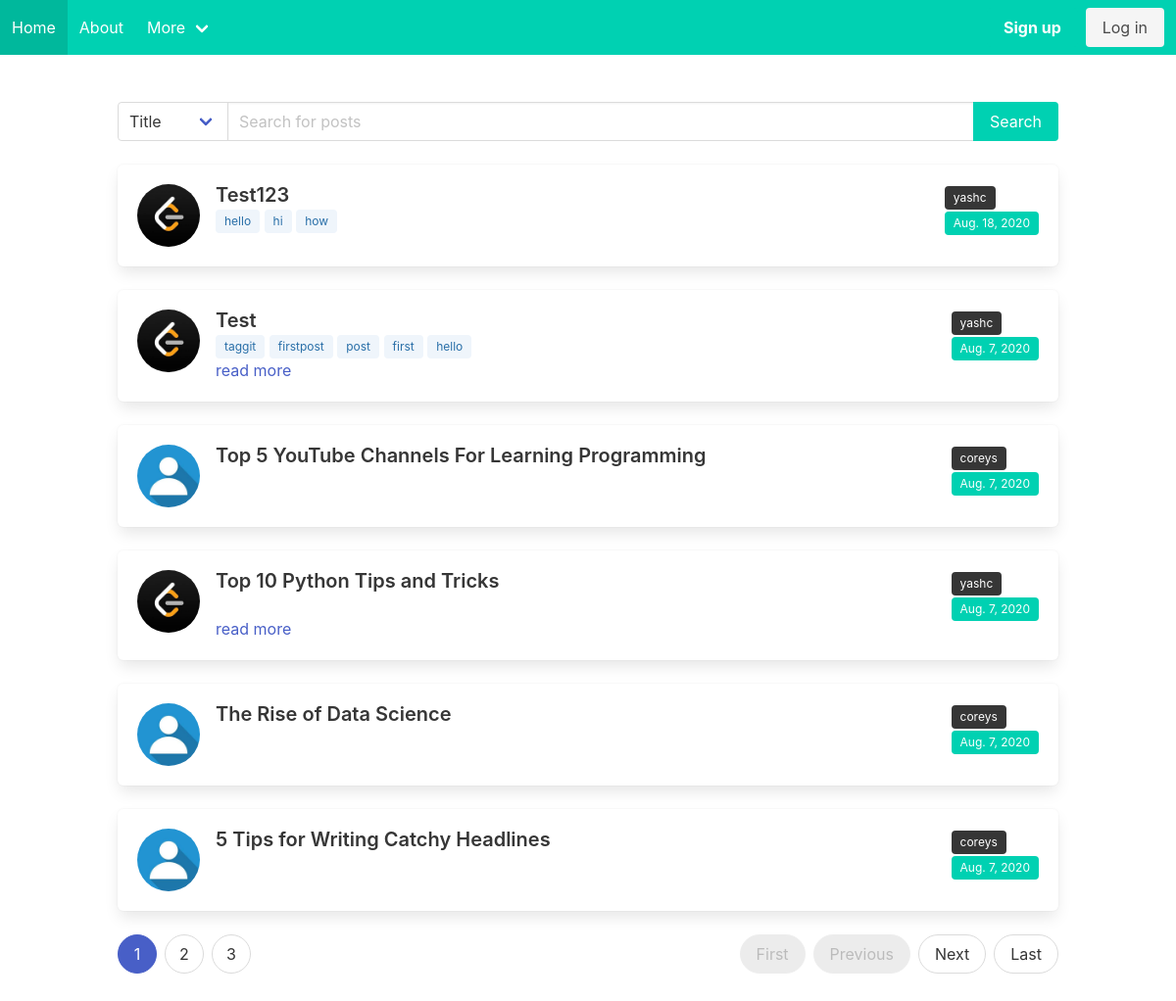
The page / on the database its author committed.
### blog/models.py (models this page shows, shortened)
class Post(models.Model):
    title = models.CharField(max_length=100)
    contentHelpText = markdown_allowed() + " <a id='ref'>Quick reference</a>"
    content = models.TextField(help_text=contentHelpText)
    date_posted = models.DateTimeField(auto_now_add=True)
    author = models.ForeignKey(User, on_delete=models.CASCADE)
    view_count = models.PositiveIntegerField(default=0)
    tags = TaggableManager()
    TAGGIT_CASE_INSENSITIVE = True
    def getContent(self):
        return markdown(self.content)

### users/models.py (models this page shows, shortened)
class Profile(models.Model):
    user = models.OneToOneField(User, on_delete=models.CASCADE)
    image = models.ImageField(default='default.jpg', upload_to='profile_pics')

### blog/views.py (the view)
# urls.py: path('', PostListView.as_view(), name='blog-home'),
class PostListView(ListView):
    model = Post
    template_name = 'blog/home.html'
    context_object_name = 'posts'
    ordering = ['-date_posted']
    paginate_by = 6
    def get_queryset(self):
        result = super().get_queryset()
        option = self.request.GET.get('options')
        query = self.request.GET.get('search')
        if query: result = getResult(option, query)
        return result.order_by('-date_posted')
    def get_context_data(self, **kwargs):
        context = super().get_context_data(**kwargs)
        option = self.request.GET.get('options')
        query = self.request.GET.get('search')
        if not query:
            query = ''
        context['option'] = option
        context['query'] = query
        return context

### blog/templates/blog/home.html (shortened to what this page needs)
{% extends "blog/base.html" %}
{% load static %}
{% load humanize %}
{% block content %}
<form method="GET" action="">
  <div class="field has-addons has-addons-centered">
    <p class="control">
      <span class="select">
        <select name="options">
          <option value="title">Title</option>
        </select>
      </span>
    </p>
    <p class="control is-expanded">
      <input class="input" type="search" placeholder="Search for posts" value="{{query}}" name="search">
    </p>
    <p class="control" type="submit">
      <button class="button is-primary">
        Search
      </button>
    </p>
  </div>
</form>
<br>
{% for post in posts %}
<div class="box">
  <article class="media">
    <figure class="media-left">
      <a href="{% url 'user-posts' post.author.username %}" class="image is-64x64">
        <img class="is-rounded" src="{{ post.author.profile.image.url }}">
      </a>
    </figure>
    <div class="media-content">
      <div class="content">
        <a href="{% url 'post-detail' post.id %}">
          <strong class="title is-5">{{post.title}}</strong>
        </a>
        <br>
        {% for tag in post.tags.all %}
        <a href="?options=tag&search={{tag}}" class="tag is-info is-light">{{tag}}</a>
        {% endfor %}
        <br>
        {% if post.content|wordcount > 50 %}
        <a href="{% url 'post-detail' post.id %}">read more</a>
        {% endif %}
      </div>
    </div>
    <div class="media-right">
      <a class="tag is-dark" href="{% url 'user-posts' post.author.username %}">{{post.author}}</a><br>
      <small class="tag is-primary">{{post.date_posted|naturalday}}</small>
    </div>
  </article>
</div>
{% empty %}
<h1 class="title">No Posts found</h1>
{% endfor %}
<nav class="pagination is-rounded" role="navigation" aria-label="pagination">
  {% if is_paginated %}
  {% if page_obj.has_previous %}
  <a class="pagination-previous" href="?page=1">First</a>
  <a class="pagination-previous" href="?page={{ page_obj.previous_page_number }}">Previous</a>
  {% else %}
  <a class="pagination-previous" title="This is the first page" disabled>First</a>
  <a class="pagination-previous" title="This is the first page" disabled>Previous</a>
  {% endif %}
  <ul class="pagination-list">
    {% for num in page_obj.paginator.page_range %}
    {% if page_obj.number == num %}
    <li>
      <a class="pagination-link is-current" aria-label="Page {{ num }}" aria-current="page"
        href="?page={{ num }}">{{ num }}</a>
    </li>
    {% elif num > page_obj.number|add:'-3' and num < page_obj.number|add:'3' %}
    <li>
      <a class="pagination-link" aria-label="Goto page {{ num }}" href="?page={{ num}}">{{ num }}</a>
    </li>
    {% endif %}
    {% endfor %}
  </ul>
  {% if page_obj.has_next %}
  <a class="pagination-next" href="?page={{ page_obj.next_page_number }}">Next</a>
  <a class="pagination-next" href="?page={{ page_obj.paginator.num_pages }}">Last</a>
  {% else %}
  <a class="pagination-next" title="This is the last page" disabled>Next</a>
  <a class="pagination-next" href="?page={{ page_obj.paginator.num_pages }}">Last</a>
  {% endif %}
  {% endif %}
</nav>
{% endblock content %}

### blog/templates/blog/base.html (shortened to what this page needs)
{% load static %}
{% load humanize %}
<!DOCTYPE html>
<html lang="">
<head>
    <link rel="stylesheet" href="https://cdn.jsdelivr.net/npm/bulma@0.9.0/css/bulma.min.css">
</head>
<body>
    <nav class="navbar is-primary" role="navigation" aria-label="main navigation">
        <div class="navbar-brand">
            <a class="navbar-item" href="{%url 'blog-home'%}">
                Home
            </a>
            <a class="navbar-item" href="{%url 'blog-about'%}">
                About
            </a>
        </div>
        <div id="navbarBasicExample" class="navbar-menu">
            <div class="navbar-start">
                <div class="navbar-item has-dropdown is-hoverable">
                    <a class="navbar-link">
                        More
                    </a>
                </div>
            </div>
            <div class="navbar-end">
                <div class="navbar-item">
                    <div class="buttons">
                        {% if user.is_authenticated %}
                        <a class="button is-link" href="{%url 'post-create' %}">
                            <strong>New Post</strong>
                        </a>
                        <a class="button is-warning is-light" href="{%url 'logout'%}">
                            <strong>Log out</strong>
                        </a>
                        {% else %}
                        <a class="button is-primary" href="{%url 'register'%}">
                            <strong>Sign up</strong>
                        </a>
                        <a class="button is-light" href="{% url 'login'%}">
                            Log in
                        </a>
                        {% endif %}
                    </div>
                </div>
            </div>
        </div>
    </nav>
    <section class="section">
        <div class="container">
            {% block content %}{% endblock %}
        </div>
    </section>
</body>
</html>

### rows shown on the page
Post: author.profile.image (picture), title "Test123", author "yashc", date_posted "Aug. 18, 2020"
Tag: name "hello"
Tag: name "hi"
Tag: name "how"
Post: author.profile.image (picture), title "Test", shows "read more", author "yashc", date_posted "Aug. 7, 2020"
Tag: name "taggit"
Tag: name "firstpost"
Tag: name "post"
Tag: name "first"
Post: author.profile.image (placeholder picture), title "Top 5 YouTube Channels For Learning Programming", author "coreys", date_posted "Aug. 7, 2020"
Post: author.profile.image (picture), title "Top 10 Python Tips and Tricks", shows "read more", author "yashc", date_posted "Aug. 7, 2020"
Post: author.profile.image (placeholder picture), title "The Rise of Data Science", author "coreys", date_posted "Aug. 7, 2020"
Post: author.profile.image (placeholder picture), title "5 Tips for Writing Catchy Headlines", author "coreys", date_posted "Aug. 7, 2020"

### other values the page prints
{{ num }} "1"
{{ num }} "2" "3"
